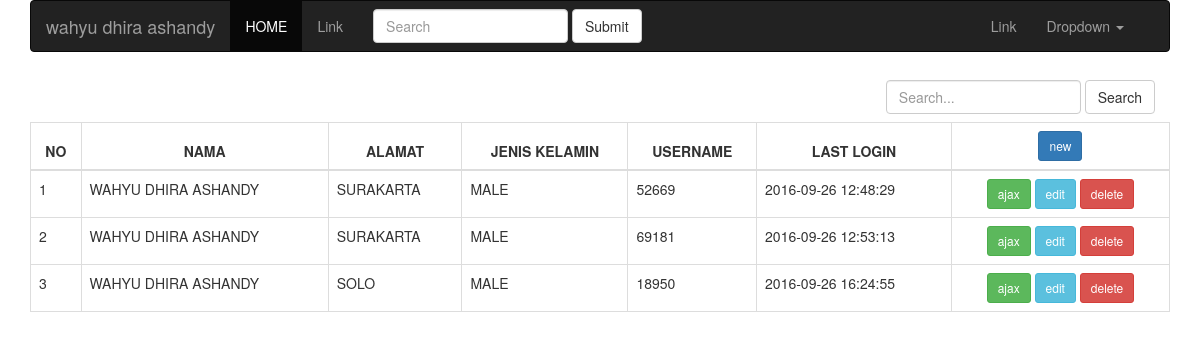
Page /index.php (signed in) on the committed database.
### tables this page shows
CREATE TABLE `users` (
  `id` int(11) NOT NULL,
  `nama` varchar(100) NOT NULL,
  `alamat` varchar(255) NOT NULL,
  `jk` enum('male','female') NOT NULL,
  `username` varchar(50) NOT NULL,
  `password` varchar(225) NOT NULL,
  `last_login` timestamp NOT NULL DEFAULT CURRENT_TIMESTAMP ON UPDATE CURRENT_TIMESTAMP
);

### index.php (the view, shortened to what this page needs)
<?php require_once 'templates/header.php' ?>
<div class="row">
	<div class="col-xs-12 col-sm-12 col-md-12 col-lg-12">
		<div class="table-responsive">
			<form class="navbar-form navbar-right" role="search" action="search.php" method="GET">
				<div class="form-group">
					<input type="text" name="search" class="form-control" placeholder="Search..." required>
				</div>
				<button type="submit" class="btn btn-default">Search</button>
			</form>
			<table class="table table-hover table-responsive table-bordered">
				<thead>
					<tr>
						<th><center>NO</center></th>
						<th><center>NAMA</center></th>
						<th><center>ALAMAT</center></th>
						<th><center>JENIS KELAMIN</center></th>
						<th><center>USERNAME</center></th>
						<th><center>LAST LOGIN</center></th>
						<th>
							<center>
								<a href="form.php" class="btn btn-sm btn-primary">new</a>
							</center>
						</th>
					</tr>
				</thead>
				<tbody>
					<?php
					include 'config.php';
					$sql ="SELECT * FROM users";
					$query = mysqli_query($db,$sql);
					$no = 1;
					while ($row = mysqli_fetch_assoc($query)) { ?>
					<tr data-id="<?= $row['id']; ?>">
						<td><?= $no++ ?></td>
						<td><?php echo strtoupper($row['nama']); ?></td>
						<td><?php echo strtoupper($row['alamat']); ?></td>
						<td><?php echo strtoupper($row['jk']); ?></td>
						<td><?php echo strtoupper($row['username']); ?></td>
						<td><?php echo strtoupper($row['last_login']); ?></td>
						<td>
							<center>
							<button type="button" onclick="edit(<?= $row['id']; ?>)" class="btn btn-sm btn-success">ajax</button>
							<a href="edit.php?edit&id=<?= $row['id']; ?>" class="btn btn-sm btn-info">edit</a>
							<button type="button" id="hapus" data-id="<?= $row['id']; ?>" class="btn btn-sm btn-danger">delete</button>
							</center>
						</td>
					</tr>
					<?php } ?>
				</tbody>
			</table>
		</div>
	</div>
</div>
<?php require_once 'templates/footer.php' ?>

### templates/header.php (shortened to what this page needs)
<!DOCTYPE html>
<html lang="en">
	<head>
		<link rel="stylesheet" type="text/css" href="bower_components/bootstrap/dist/css/bootstrap.min.css">
	</head>
	<body>
		<div class="container">
			<nav class="navbar navbar-inverse" role="navigation">
				<div class="container-fluid">
					<div class="navbar-header">
						<a class="navbar-brand" href="#">
							<?php
							if(isset($_SESSION['user'])){
								echo $_SESSION['user'];
							}else{
								echo 'LOGIN SYSTEM';
							}
							 ?>
						</a>
					</div>
					<div class="collapse navbar-collapse navbar-ex1-collapse">
						<ul class="nav navbar-nav">
							<li class="active"><a href="index.php">HOME</a></li>
							<li><a href="#">Link</a></li>
						</ul>
						<form class="navbar-form navbar-left" role="search">
							<div class="form-group">
								<input type="text" class="form-control" placeholder="Search">
							</div>
							<button type="submit" class="btn btn-default">Submit</button>
						</form>
						<ul class="nav navbar-nav navbar-right">
							<li><a href="#">Link</a></li>
							<li class="dropdown">
								<a href="#" class="dropdown-toggle" data-toggle="dropdown">Dropdown <b class="caret"></b></a>
							</li>
						</ul>
						</div>
					</div>
				</nav>

### templates/footer.php (shortened to what this page needs)
</div>
</body>
</html>

### templates/header.php (style rules this page uses)
.navbar-right { margin-right: 0px; }

### rows in the picture
users: nama "WAHYU DHIRA ASHANDY", alamat "SURAKARTA", jk "MALE", username "52669", last_login "2016-09-26 12:48:29"
users: nama "WAHYU DHIRA ASHANDY", alamat "SURAKARTA", jk "MALE", username "69181", last_login "2016-09-26 12:53:13"
users: nama "WAHYU DHIRA ASHANDY", alamat "SOLO", jk "MALE", username "18950", last_login "2016-09-26 16:24:55"

### other values in the picture
$_SESSION['user'] "wahyu dhira ashandy"
